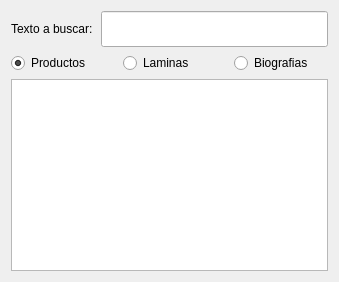
      <widget class="QWidget" name="pageBuscador">
       <layout class="QVBoxLayout" name="verticalLayout_3">
        <item>
         <layout class="QHBoxLayout" name="horizontalLayout_2">
          <property name="spacing">
           <number>8</number>
          </property>
          <property name="sizeConstraint">
           <enum>QLayout::SetMinimumSize</enum>
          </property>
          <item>
           <widget class="QLabel" name="label_12">
            <property name="text">
             <string>Texto a buscar:</string>
            </property>
           </widget>
          </item>
          <item>
           <widget class="QLineEdit" name="ttext">
            <property name="font">
             <font>
              <pointsize>18</pointsize>
              <weight>75</weight>
              <bold>true</bold>
             </font>
            </property>
           </widget>
          </item>
         </layout>
        </item>
        <item>
         <layout class="QHBoxLayout" name="horizontalLayout">
          <property name="spacing">
           <number>18</number>
          </property>
          <item>
           <widget class="QRadioButton" name="rprod">
            <property name="text">
             <string>Productos</string>
            </property>
            <property name="checked">
             <bool>true</bool>
            </property>
           </widget>
          </item>
          <item>
           <widget class="QRadioButton" name="rlam">
            <property name="text">
             <string>Laminas</string>
            </property>
           </widget>
          </item>
          <item>
           <widget class="QRadioButton" name="rbio">
            <property name="text">
             <string>Biografias</string>
            </property>
           </widget>
          </item>
         </layout>
        </item>
        <item>
         <widget class="QTableWidget" name="tbusk">
          <property name="font">
           <font>
            <pointsize>13</pointsize>
            <weight>75</weight>
            <bold>true</bold>
           </font>
          </property>
          <property name="editTriggers">
           <set>QAbstractItemView::NoEditTriggers</set>
          </property>
          <property name="selectionMode">
           <enum>QAbstractItemView::SingleSelection</enum>
          </property>
          <property name="selectionBehavior">
           <enum>QAbstractItemView::SelectRows</enum>
          </property>
          <property name="gridStyle">
           <enum>Qt::DashLine</enum>
          </property>
         </widget>
        </item>
       </layout>
      </widget>
